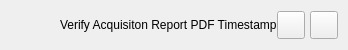
           <widget class="QFrame" name="content_top_bg">
            <property name="minimumSize">
             <size>
              <width>0</width>
              <height>50</height>
             </size>
            </property>
            <property name="maximumSize">
             <size>
              <width>16777215</width>
              <height>50</height>
             </size>
            </property>
            <property name="frameShape">
             <enum>QFrame::NoFrame</enum>
            </property>
            <property name="frameShadow">
             <enum>QFrame::Raised</enum>
            </property>
            <layout class="QHBoxLayout" name="horizontalLayout">
             <property name="spacing">
              <number>0</number>
             </property>
             <property name="leftMargin">
              <number>0</number>
             </property>
             <property name="topMargin">
              <number>0</number>
             </property>
             <property name="rightMargin">
              <number>10</number>
             </property>
             <property name="bottomMargin">
              <number>0</number>
             </property>
             <item>
              <widget class="QFrame" name="left_box">
               <property name="sizePolicy">
                <sizepolicy hsizetype="Expanding" vsizetype="Preferred">
                 <horstretch>0</horstretch>
                 <verstretch>0</verstretch>
                </sizepolicy>
               </property>
               <property name="frameShape">
                <enum>QFrame::NoFrame</enum>
               </property>
               <property name="frameShadow">
                <enum>QFrame::Raised</enum>
               </property>
               <layout class="QHBoxLayout" name="horizontalLayout_3">
                <property name="spacing">
                 <number>0</number>
                </property>
                <property name="leftMargin">
                 <number>0</number>
                </property>
                <property name="topMargin">
                 <number>0</number>
                </property>
                <property name="rightMargin">
                 <number>0</number>
                </property>
                <property name="bottomMargin">
                 <number>0</number>
                </property>
                <item>
                 <widget class="QFrame" name="logo_container">
                  <property name="minimumSize">
                   <size>
                    <width>60</width>
                    <height>0</height>
                   </size>
                  </property>
                  <property name="maximumSize">
                   <size>
                    <width>60</width>
                    <height>16777215</height>
                   </size>
                  </property>
                  <layout class="QHBoxLayout" name="horizontalLayout_8">
                   <property name="leftMargin">
                    <number>0</number>
                   </property>
                   <property name="topMargin">
                    <number>0</number>
                   </property>
                   <property name="rightMargin">
                    <number>0</number>
                   </property>
                   <property name="bottomMargin">
                    <number>0</number>
                   </property>
                   <item>
                    <widget class="QLabel" name="top_logo">
                     <property name="minimumSize">
                      <size>
                       <width>42</width>
                       <height>42</height>
                      </size>
                     </property>
                     <property name="maximumSize">
                      <size>
                       <width>42</width>
                       <height>42</height>
                      </size>
                     </property>
                     <property name="text">
                      <string/>
                     </property>
                     <property name="pixmap">
                      <pixmap>../images/logo-42x42.png</pixmap>
                     </property>
                    </widget>
                   </item>
                  </layout>
                 </widget>
                </item>
                <item>
                 <widget class="QLabel" name="title_right_info">
                  <property name="sizePolicy">
                   <sizepolicy hsizetype="Preferred" vsizetype="Expanding">
                    <horstretch>0</horstretch>
                    <verstretch>0</verstretch>
                   </sizepolicy>
                  </property>
                  <property name="maximumSize">
                   <size>
                    <width>16777215</width>
                    <height>45</height>
                   </size>
                  </property>
                  <property name="text">
                   <string>Verify Acquisiton Report PDF Timestamp</string>
                  </property>
                  <property name="alignment">
                   <set>Qt::AlignLeading|Qt::AlignLeft|Qt::AlignVCenter</set>
                  </property>
                 </widget>
                </item>
               </layout>
              </widget>
             </item>
             <item alignment="Qt::AlignRight">
              <widget class="QFrame" name="right_buttons_container">
               <property name="minimumSize">
                <size>
                 <width>0</width>
                 <height>28</height>
                </size>
               </property>
               <property name="styleSheet">
                <string notr="true">font-size:18px;</string>
               </property>
               <property name="frameShape">
                <enum>QFrame::NoFrame</enum>
               </property>
               <property name="frameShadow">
                <enum>QFrame::Raised</enum>
               </property>
               <layout class="QHBoxLayout" name="horizontalLayout_2">
                <property name="spacing">
                 <number>5</number>
                </property>
                <property name="leftMargin">
                 <number>0</number>
                </property>
                <property name="topMargin">
                 <number>0</number>
                </property>
                <property name="rightMargin">
                 <number>0</number>
                </property>
                <property name="bottomMargin">
                 <number>0</number>
                </property>
                <item>
                 <widget class="QPushButton" name="minimize_button">
                  <property name="minimumSize">
                   <size>
                    <width>28</width>
                    <height>28</height>
                   </size>
                  </property>
                  <property name="maximumSize">
                   <size>
                    <width>28</width>
                    <height>28</height>
                   </size>
                  </property>
                  <property name="cursor">
                   <cursorShape>PointingHandCursor</cursorShape>
                  </property>
                  <property name="toolTip">
                   <string/>
                  </property>
                  <property name="text">
                   <string/>
                  </property>
                  <property name="icon">
                   <iconset>
                    <normalon>../icons/icon_minimize.png</normalon>
                    <disabledon>../icons/icon_minimize-disabled.png</disabledon>
                   </iconset>
                  </property>
                  <property name="iconSize">
                   <size>
                    <width>20</width>
                    <height>20</height>
                   </size>
                  </property>
                 </widget>
                </item>
                <item>
                 <widget class="QPushButton" name="close_button">
                  <property name="minimumSize">
                   <size>
                    <width>28</width>
                    <height>28</height>
                   </size>
                  </property>
                  <property name="maximumSize">
                   <size>
                    <width>28</width>
                    <height>28</height>
                   </size>
                  </property>
                  <property name="cursor">
                   <cursorShape>PointingHandCursor</cursorShape>
                  </property>
                  <property name="toolTip">
                   <string/>
                  </property>
                  <property name="text">
                   <string/>
                  </property>
                  <property name="icon">
                   <iconset>
                    <normalon>../icons/icon_close.png</normalon>
                    <disabledon>../icons/icon_close-disabled.png</disabledon>
                   </iconset>
                  </property>
                  <property name="iconSize">
                   <size>
                    <width>20</width>
                    <height>20</height>
                   </size>
                  </property>
                 </widget>
                </item>
               </layout>
              </widget>
             </item>
            </layout>
           </widget>
